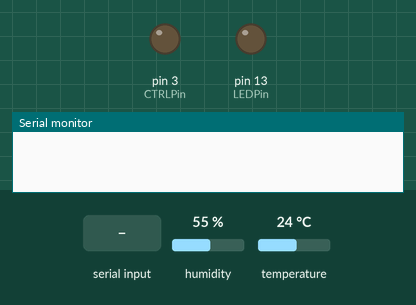
Simulated run of this program. Board: Arduino Nano, built with avr-gcc and run on an emulated ATmega328P. Shown: output pins drawn as LEDs (lit = HIGH), the last lines printed to the serial monitor. Inputs (shaded band) come from the test bench; at power-on: humidity 55 %, temperature 24 °C. EEPROM starts erased.

Above: at 1.2 s.
1.3 s: "1" received over Serial
At 1.7 s:
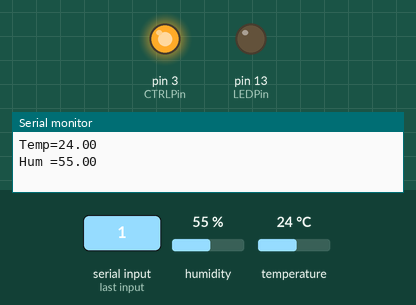
2.8 s: "0" received over Serial
At 3.7 s:
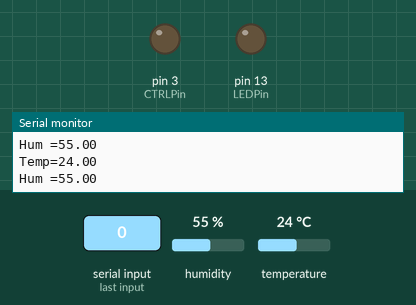
Timing chart, 0 to 5.8 s (numbered marks = the images above; inputs shaded):
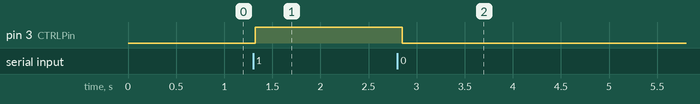

Measured:
- after the input at 1.3 s, pin 3 (CTRLPin): LOW → HIGH at once
- after the input at 2.8 s, pin 3 (CTRLPin): HIGH → LOW after 0.05 s

The program:

main.cpp
```cpp
//#include <Arduino.h>
#include <EEPROM.h>
#include <Adafruit_Sensor.h>
#include <DHT.h>
// #include "LibPrintf.h"
//#include <DHT_U.h>

#define DHTPIN 2 // Digital pin connected to the DHT sensor
//#define DHTTYPE DHT22       // DHT 22  (AM2302), AM2321
#define DHTTYPE DHT11 // DHT 11

#define LEDPin LED_BUILTIN  // Arduino nano buildin LED PIN
#define CTRLPin 3           // Assign D3 to Control
#define EEPROM_ADR 10        // EEPROM ADDRESS 0
#define maxReset 1          // Maximum number of reset

DHT dht(DHTPIN, DHTTYPE);   // Initialize DHT11
volatile uint8_t lightStatus = 0;
volatile unsigned char serialMessage = 0;
volatile uint8_t resetCounter = 0;
float humidityResult = 0;
float tempResult = 0;

void setup()
{
  pinMode(LEDPin, OUTPUT);  // Configure LED Pin as an OUTPUT
  pinMode(CTRLPin, OUTPUT); // Configure controll pin as an OUTPUT
  Serial.begin(9600);        // Start Serial communication
  dht.begin();               // Start DHT11
  digitalWrite(LEDPin, LOW);

  resetCounter = EEPROM.read(EEPROM_ADR); // Assign EEPROM value stored in ADDRESS 0 to the variable resetCounter

  resetCounter++;                         // Increament resetCounter
  if (resetCounter > maxReset)
  {
    lightStatus = 1;
    resetCounter = 0;               // set the variable resetCounter to 0
    // digitalWrite(LEDPin, HIGH);
    digitalWrite(CTRLPin, HIGH);
  }
  else
  {
    lightStatus = 0;
    // digitalWrite(LEDPin, LOW);
    digitalWrite(CTRLPin, LOW);
  }
  EEPROM.write(EEPROM_ADR, resetCounter); // Store the new resetCounter to EEPROM
}

void loop()
{
  noInterrupts();
  // critical, time-sensitive code here
  if (lightStatus == 0)
  {
    // digitalWrite(LEDPin, LOW);
    digitalWrite(CTRLPin, LOW);
  }
  else if (lightStatus == 1)
  {
    // digitalWrite(LEDPin, HIGH);
    digitalWrite(CTRLPin, HIGH);
    resetCounter = 0; // set the variable resetCounter to 0
  }

  interrupts();
  delay(100);
  humidityResult = dht.readHumidity();    // Read humidity as procent (the default)
  tempResult = dht.readTemperature(); // Read temperature as Celsius (the default)
  EEPROM.write(EEPROM_ADR, resetCounter);
}

// Interrupt on serial event
void serialEvent()
{
  while (Serial.available())
  {
    serialMessage = Serial.read();
  }
  Serial.println();
  Serial.print("Temp=");
  Serial.println(tempResult);
  Serial.print("Hum =");
  Serial.println(humidityResult);

  if (serialMessage == '1')
  {
    lightStatus = 1;

  }
  else if (serialMessage == '0')
  {
    lightStatus = 0;
  }
}
```
